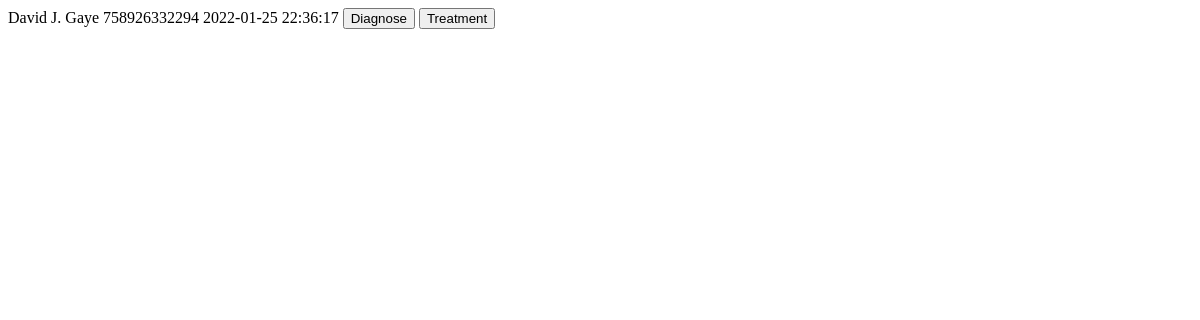
/patients (signed in), run on an earlier commit of the app's database.
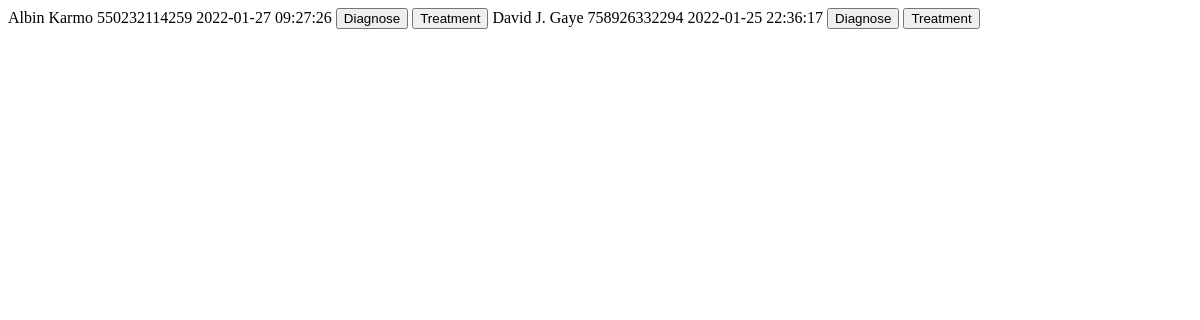
And on a later commit of the database.
### tables this page shows
CREATE TABLE patients(
    patient_id INTEGER,
    patient_name TEXT NOT NULL UNIQUE,
    patient_address TEXT NOT NULL,
    date_of_birth DATE NOT NULL,
    email TEXT NOT NULL UNIQUE,
    orang_number TEXT NOT NULL UNIQUE,
    lonestar_number TEXT NOT NULL UNIQUE,
    password_hash TEXT NOT NULL,
    PRIMARY KEY(patient_id)
);

### application.py (the view)
@app.route("/patients", methods=["GET", "POST"])
def create_patient():
    if request.method == "POST":
        session.clear()
        patient_name = request.form.get("name")
        email = request.form.get("email")
        address = request.form.get("address")
        orange_num = request.form.get("orange-num")
        lonestar_num = request.form.get("lonestar-num")
        date_of_birth = request.form.get("dob")
        password = request.form.get("password")
        confirmation = request.form.get("c-password")
        if not patient_name:
            return apology("Please provide Chief Medical Officier name", 400)
        elif not email:
            return apology("Please provide Email", 400)
        elif not address:
            return apology("Please provide Address", 400)
        elif not orange_num:
            return apology("Please provide Orange number", 400)
        elif not lonestar_num:
            return apology("Please provide Lonestar number", 400)
        elif not date_of_birth:
            return apology("Please provide your Date Of Birth", 400)
        elif not password or not confirmation:
            return apology("Sorry, password is empty", 400)
        elif password != confirmation:
            return apology("Sorry, passwords do not match", 400)
        key = generate_password_hash(confirmation, method='pbkdf2:sha256', salt_length=8)
        rows = db.execute("SELECT * FROM patients WHERE patient_name = ?", patient_name)
        if len(rows) != 1:
            db.execute("INSERT INTO patients (patient_name, patient_address, date_of_birth, email, orang_number,lonestar_number, password_hash) VALUES(?,?,?,?,?,?,?)", patient_name, address, date_of_birth, email, orange_num, lonestar_num, key)
            rows = db.execute("SELECT * FROM patients WHERE patient_name = ?", patient_name)
            session["name"] = rows[0]["patient_name"]
            return redirect("/")
        else:
            return apology("Sorry, username already exists", 400)
    else:
        hospital = session["name"]
        ID = db.execute("SELECT facility_id FROM facilities WHERE  facility_name = ?",hospital)
        data = db.execute("SELECT patient_name, facility_assign_num, registration_date FROM registration INNER JOIN patients ON patients.patient_id = registration.patient_id WHERE facility_id = ? GROUP BY patient_name ORDER BY registration_date DESC",ID[0]["facility_id"])
        return render_template('./facility-dashboard/patients.html',data=data)

### application.py (called while the page is built)
@app.after_request
def after_request(response):
    response.headers["Cache-Control"] = "no-cache, no-store, must-revalidate"
    response.headers["Expires"] = 0
    response.headers["Pragma"] = "no-cache"
    return response

### templates/facility-dashboard/patients.html
{% for data in data%}
    <tr>
        <td>{{ data.patient_name }}</td>
        <td>{{ data.facility_assign_num }}</td>
        <td>{{ data.registration_date }}</td>
        <td><button class="btn btn-outline-danger" type="submit">Diagnose</button></td>
        <td><button class="btn btn-outline-success" type="submit">Treatment</button></td>
    </tr>
{% endfor %}

What changed in the data, as far as the page shows it:
added patients: patient_name "Albin Karmo", facility_assign_num "550232114259", registration_date "2022-01-27 09:27:26"
